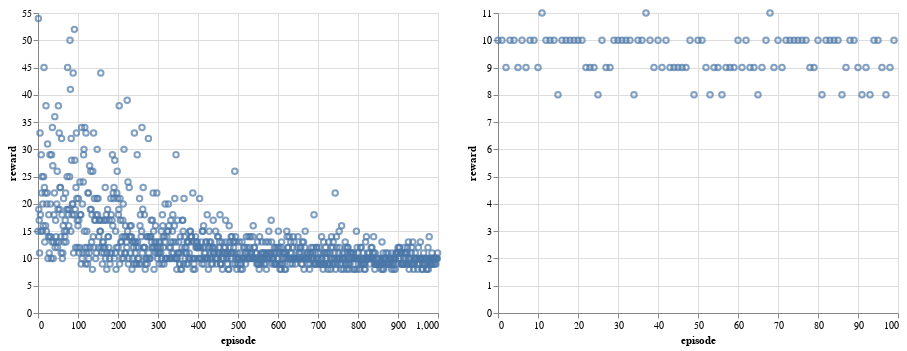

The notebook cell saved with this chart:
### Code cell
alt.Chart(rewards_Q).mark_point().encode(x="episode", y="reward") | alt.Chart(
    test_rewards_Q
).mark_point().encode(x="episode", y="reward")

### Figure 1 — Vega-Lite specification as saved in the notebook (floating-point values rounded to 4 significant figures; data arrays with more than 128 entries replaced by an {"elided": "..."} marker saying what was removed)
{"config": {"view": {"continuousWidth": 400, "continuousHeight": 300}}, "hconcat": [{"data": {"name": "data-efd44004104629c869bd96bcbef00123"}, "mark": "point", "encoding": {"x": {"type": "quantitative", "field": "episode"}, "y": {"type": "quantitative", "field": "reward"}}}, {"data": {"name": "data-c44f9cd776fc86d08aec0248562b3249"}, "mark": "point", "encoding": {"x": {"type": "quantitative", "field": "episode"}, "y": {"type": "quantitative", "field": "reward"}}}], "$schema": "https://vega.github.io/schema/vega-lite/v4.8.1.json", "datasets": {"data-efd44004104629c869bd96bcbef00123": {"elided": "1000 records"}, "data-c44f9cd776fc86d08aec0248562b3249": [{"episode": 0, "reward": 10.0}, {"episode": 1, "reward": 10.0}, {"episode": 2, "reward": 9.0}, {"episode": 3, "reward": 10.0}, {"episode": 4, "reward": 10.0}, {"episode": 5, "reward": 9.0}, {"episode": 6, "reward": 10.0}, {"episode": 7, "reward": 9.0}, {"episode": 8, "reward": 10.0}, {"episode": 9, "reward": 10.0}, {"episode": 10, "reward": 9.0}, {"episode": 11, "reward": 11.0}, {"episode": 12, "reward": 10.0}, {"episode": 13, "reward": 10.0}, {"episode": 14, "reward": 10.0}, {"episode": 15, "reward": 8.0}, {"episode": 16, "reward": 10.0}, {"episode": 17, "reward": 10.0}, {"episode": 18, "reward": 10.0}, {"episode": 19, "reward": 10.0}, {"episode": 20, "reward": 10.0}, {"episode": 21, "reward": 10.0}, {"episode": 22, "reward": 9.0}, {"episode": 23, "reward": 9.0}, {"episode": 24, "reward": 9.0}, {"episode": 25, "reward": 8.0}, {"episode": 26, "reward": 10.0}, {"episode": 27, "reward": 9.0}, {"episode": 28, "reward": 9.0}, {"episode": 29, "reward": 10.0}, {"episode": 30, "reward": 10.0}, {"episode": 31, "reward": 10.0}, {"episode": 32, "reward": 10.0}, {"episode": 33, "reward": 10.0}, {"episode": 34, "reward": 8.0}, {"episode": 35, "reward": 10.0}, {"episode": 36, "reward": 10.0}, {"episode": 37, "reward": 11.0}, {"episode": 38, "reward": 10.0}, {"episode": 39, "reward": 9.0}, {"episode": 40, "reward": 10.0}, {"episode": 41, "reward": 9.0}, {"episode": 42, "reward": 10.0}, {"episode": 43, "reward": 9.0}, {"episode": 44, "reward": 9.0}, {"episode": 45, "reward": 9.0}, {"episode": 46, "reward": 9.0}, {"episode": 47, "reward": 9.0}, {"episode": 48, "reward": 10.0}, {"episode": 49, "reward": 8.0}, {"episode": 50, "reward": 10.0}, {"episode": 51, "reward": 10.0}, {"episode": 52, "reward": 9.0}, {"episode": 53, "reward": 8.0}, {"episode": 54, "reward": 9.0}, {"episode": 55, "reward": 9.0}, {"episode": 56, "reward": 8.0}, {"episode": 57, "reward": 9.0}, {"episode": 58, "reward": 9.0}, {"episode": 59, "reward": 9.0}, {"episode": 60, "reward": 10.0}, {"episode": 61, "reward": 9.0}, {"episode": 62, "reward": 10.0}, {"episode": 63, "reward": 9.0}, {"episode": 64, "reward": 9.0}, {"episode": 65, "reward": 8.0}, {"episode": 66, "reward": 9.0}, {"episode": 67, "reward": 10.0}, {"episode": 68, "reward": 11.0}, {"episode": 69, "reward": 9.0}, {"episode": 70, "reward": 10.0}, {"episode": 71, "reward": 9.0}, {"episode": 72, "reward": 10.0}, {"episode": 73, "reward": 10.0}, {"episode": 74, "reward": 10.0}, {"episode": 75, "reward": 10.0}, {"episode": 76, "reward": 10.0}, {"episode": 77, "reward": 10.0}, {"episode": 78, "reward": 9.0}, {"episode": 79, "reward": 9.0}, {"episode": 80, "reward": 10.0}, {"episode": 81, "reward": 8.0}, {"episode": 82, "reward": 10.0}, {"episode": 83, "reward": 10.0}, {"episode": 84, "reward": 10.0}, {"episode": 85, "reward": 10.0}, {"episode": 86, "reward": 8.0}, {"episode": 87, "reward": 9.0}, {"episode": 88, "reward": 10.0}, {"episode": 89, "reward": 10.0}, {"episode": 90, "reward": 9.0}, {"episode": 91, "reward": 8.0}, {"episode": 92, "reward": 9.0}, {"episode": 93, "reward": 8.0}, {"episode": 94, "reward": 10.0}, {"episode": 95, "reward": 10.0}, {"episode": 96, "reward": 9.0}, {"episode": 97, "reward": 8.0}, {"episode": 98, "reward": 9.0}, {"episode": 99, "reward": 10.0}]}}
